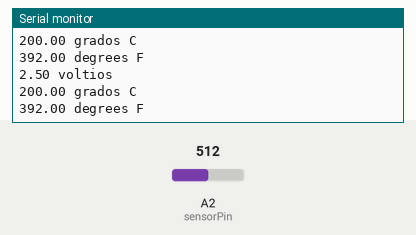
The sketch below on a simulated Arduino Uno, built with avr-gcc and run on an emulated ATmega328P. Shown: the last lines printed to the serial monitor. The test bench sets the inputs (shaded band); at power-on: A2 (sensorPin) = 512.

Above: at 1.3 s.
1.4 s: A2 (sensorPin) set to 716
At 1.83 s:
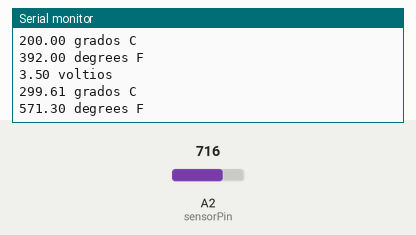
2.9 s: A2 (sensorPin) set to 900
At 3.33 s:
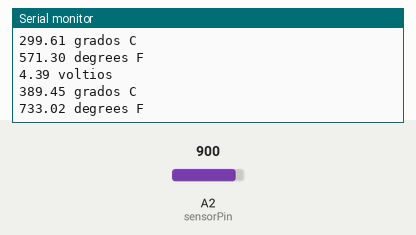
Timing chart, 0 to 5.9 s (numbered marks = the images above; inputs shaded):
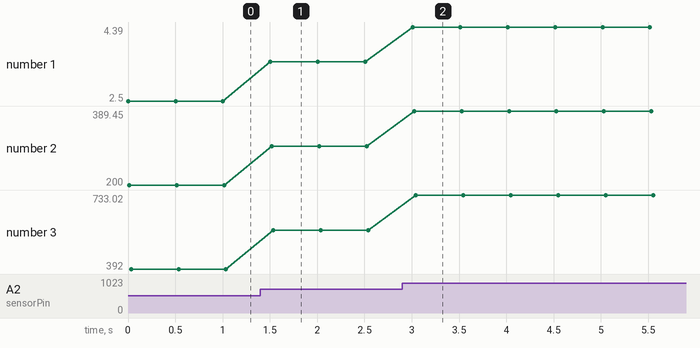

The sketch:

TEMP.ino
```cpp
int sensorPin = 2; //2 = analog sensor pin
void setup()
{
Serial.begin(9600); //Start the serial conn to see temp output
}
void loop() //loop forever
{

//read from sensor
int lectura = analogRead(sensorPin);

//convert to voltage (*5 Volts / 1024)
float voltaje = lectura * 5.0/1024.0;

//print the voltage followed by a " voltios" string tag
Serial.print(voltaje); Serial.println(" voltios");

//turn voltage into Celsius
float temperaturaC = (voltaje - 0.5) * 100 ; //converting from 10 mv per degree wit 500 mV offset
//to degrees ((voltage - 500mV) times 100)

//print Celsius result with string tag " grados C"
Serial.print(temperaturaC); Serial.println(" grados C");

//now convert to Fahrenheit
float temperatureF = (temperaturaC * 9.0 / 5.0) + 32.0;

//print Farenheit temp with string tag " degrees F"
Serial.print(temperatureF); Serial.println(" degrees F");

//wait for half a sec to repeat the loop
delay(500);
}
```

Measured:
- after the input at 1.4 s, the serial monitor: prints a new line after 0.11 s (image 1)
- after the input at 2.9 s, the serial monitor: prints a new line after 0.11 s (image 2)
- plotted number 1: 2.5 → 3.5 after the input at 1.4 s, 3.5 → 4.39 after the input at 2.9 s
- plotted number 2: 200 → 299.61 after the input at 1.4 s, 299.61 → 389.45 after the input at 2.9 s
- plotted number 3: 392 → 571.3 after the input at 1.4 s, 571.3 → 733.02 after the input at 2.9 s
